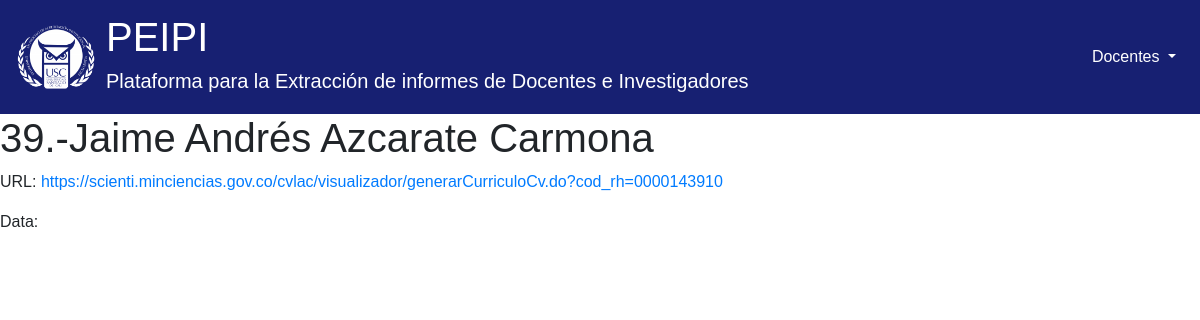
The page /detail/117/ on the database its author committed.
### scraping/models.py (models this page shows, shortened)
class Entry(models.Model):
    name = models.CharField(max_length=255)
    href = models.URLField()

### scraping/views.py (the view)
# urls.py: path('detail/<int:pk>/', views.detail_page, name='detail_page'),
def detail_page(request, pk):
    entry = get_object_or_404(Entry, pk=pk)
    return render(request, 'detail.html', {'entry': entry})

### scraping/templates/detail.html (shortened to what this page needs)
{% extends 'base.html' %}
{% block content %}
    <h1>{{ entry.name }}</h1>
    <div>
        <p>URL: <a href="{{ entry.href }}">{{ entry.href }}</a></p>
        <p>Data:</p>
    </div>
{% endblock %}

### scraping/estilos/custom.css (style rules this page uses)
body { margin: 0; font-family: Arial, sans-serif; }

### rows shown on the page
Entry: name "39.-Jaime Andrés Azcarate Carmona", href "https://scienti.minciencias.gov.co/cvlac/visualizador/generarCurriculoCv.do?cod_rh=0000143910"
